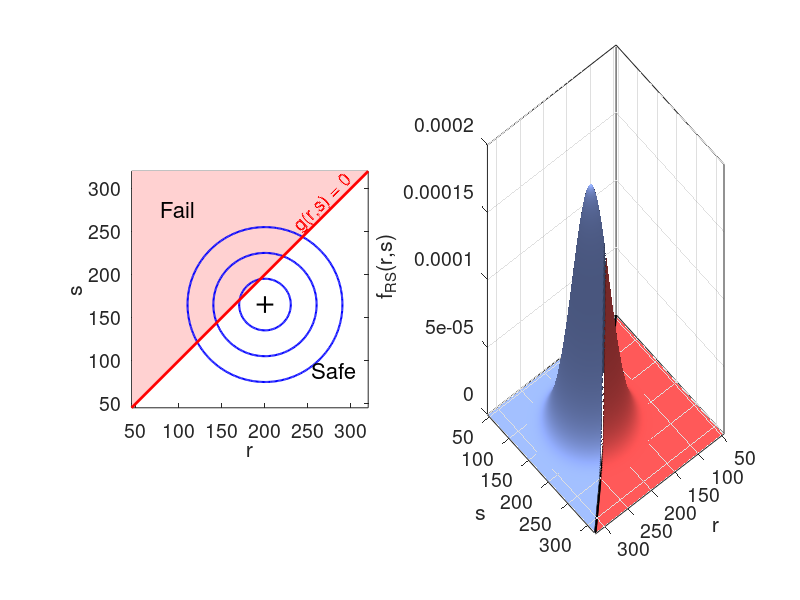

Here is the MATLAB script that generated this plot:
%% rs_joint_pdf_failure_region.m
% CV2090 | The R-S reliability problem: the picture behind slide 2
%
%   left  panel : contours of f_RS(r,s), the line g = 0, failure side shaded
%   right panel : the same f_RS as a surface, failure side in red
%                 (the volume under the red part IS p_f)
%
%   g(R,S) = R - S,        failure = {g <= 0} = {S >= R}
%
% R and S jointly normal. 
%
% beta and p_f printed to the Command Window. 

clear; close all; 
clc;

%% 1. inputs -- change these
% 'figure' exaggerates the overlap so the red volume is visible on a slide.
% 'figure_with_rho' exaggerated case with rho = 0.5
% 'caseA'  is the realistic pair used in the Python demo. At beta = 2.19 the
%          failure lobe is a flat sliver: true to life, useless as a picture.
preset = 'figure';

switch preset
    case 'figure'
        muR = 200;  sigR = 30;      % capacity R
        muS = 165;  sigS = 30;      % demand   S
        rho = 0.0;                  % correlation, in (-1, 1)
    case 'figure_with_rho'
        muR = 200;  sigR = 30;      % capacity R
        muS = 165;  sigS = 30;      % demand   S
        rho = 0.5;                  % correlation, in (-1, 1)
    case 'caseA'
        muR = 200;  sigR = 20;
        muS = 130;  sigS = 25;
        rho = 0.0;
end

showLabels = true;      % false -> no 'Fail' / 'Safe' / 'g = 0' text
nGrid      = 201;       % grid for the contours and the surface

% standard normal CDF, written out so no toolbox is needed
Phi = @(z) 0.5 * erfc(-z / sqrt(2));

%% 2. the answer two ways, printed for checking
% (a) exact, from the safety margin Z = R - S                      
muZ  = muR - muS;
sigZ = sqrt(sigR^2 - 2*rho*sigR*sigS + sigS^2);
beta = muZ / sigZ;
pf_exact = Phi(-beta);

% (b) by conditioning on R:  p_f = int [1 - F_S|R(r|r)] f_R(r) dr  
rInt   = linspace(muR - 6*sigR, muR + 6*sigR, 2001);
fR     = exp(-0.5*((rInt - muR)/sigR).^2) / (sigR*sqrt(2*pi));
muScon = muS + rho*(sigS/sigR)*(rInt - muR);    % mean of S given R = r
sgScon = sigS * sqrt(1 - rho^2);                % s.d.  of S given R = r
pf_cond = trapz(rInt, (1 - Phi((rInt - muScon)/sgScon)) .* fR);

fprintf('preset                    = %s\n', preset);
fprintf('beta                      = %.4f\n', beta);
fprintf('p_f  exact, Phi(-beta)    = %.6f\n', pf_exact);
fprintf('p_f  by conditioning on R = %.6f\n', pf_cond);

%% 3. grid over the r-s plane
% Same range on both axes, so the g = 0 line really is at 45 degrees
lo = min(muR - 4*sigR, muS - 4*sigS);
hi = max(muR + 4*sigR, muS + 4*sigS);

v = linspace(lo, hi, nGrid);
[Rg, Sg] = meshgrid(v, v);

%% 4. joint pdf of R and S, written out (no mvnpdf)
zR = (Rg - muR) / sigR;
zS = (Sg - muS) / sigS;
qq = (zR.^2 - 2*rho*zR.*zS + zS.^2) / (1 - rho^2);
f  = exp(-qq/2) / (2*pi*sigR*sigS*sqrt(1 - rho^2));

%% 5. limit state function and the failure region
g    = Rg - Sg;                 % g <= 0 is failure
fail = (g <= 0);

%% 6. left panel: contours, the g = 0 line, failure side shaded
figure('Color', 'w', 'Position', [80 80 1150 480]);

subplot(1,2,1); hold on; box on;

% the failure region is the triangle above the diagonal
patch([lo hi lo], [lo hi hi], [1 0.82 0.82], 'EdgeColor', 'none');

% contours of f_RS at 1, 2 and 3 standard deviations
fPeak  = 1 / (2*pi*sigR*sigS*sqrt(1 - rho^2));
levels = fPeak * exp(-[3 2 1].^2 / 2);          % must be ascending
contour(Rg, Sg, f, levels, 'b', 'LineWidth', 1.5);

plot([lo hi], [lo hi], 'r-', 'LineWidth', 2);   % the line g = 0
plot(muR, muS, 'k+', 'MarkerSize', 12, 'LineWidth', 1.5);   % the mean point

if showLabels
    text(lo + 0.12*(hi-lo), lo + 0.84*(hi-lo), 'Fail', 'FontSize', 16);
    text(lo + 0.76*(hi-lo), lo + 0.16*(hi-lo), 'Safe', 'FontSize', 16);
    text(lo + 0.70*(hi-lo), lo + 0.76*(hi-lo), 'g(r,s) = 0', ...
         'FontSize', 13, 'Color', 'r', 'Rotation', 45);
end

axis([lo hi lo hi]); axis square;
xlabel('r'); ylabel('s');
set(gca, 'FontSize', 14);

%% 7. right panel: the same pdf as a surface, failure side in red
subplot(1,2,2); hold on;

fSafe = f;  fSafe(fail)  = NaN;         % safe side
fFail = f;  fFail(~fail) = NaN;         % failure side

surf(Rg, Sg, fSafe, 'EdgeColor', 'none', 'FaceColor', [0.55 0.65 0.95]);
surf(Rg, Sg, fFail, 'EdgeColor', 'none', 'FaceColor', [0.90 0.30 0.30]);

plot3([lo hi], [lo hi], [0 0], 'k-', 'LineWidth', 1.5);     % g = 0 on the floor

xlim([lo hi]); ylim([lo hi]);
xlabel('r'); ylabel('s'); zlabel('f_{RS}(r,s)');

view(140, 30);    % the red lobe should face you.
                  % If it ends up hidden behind the blue peak, use view(-40, 30).

grid on; box on;
camlight; lighting gouraud; material dull;
set(gca, 'FontSize', 14);

%% 8. to save the figure for the slides, uncomment 
% exportgraphics(gcf, 'rs_failure_region.png', 'Resolution', 300);
